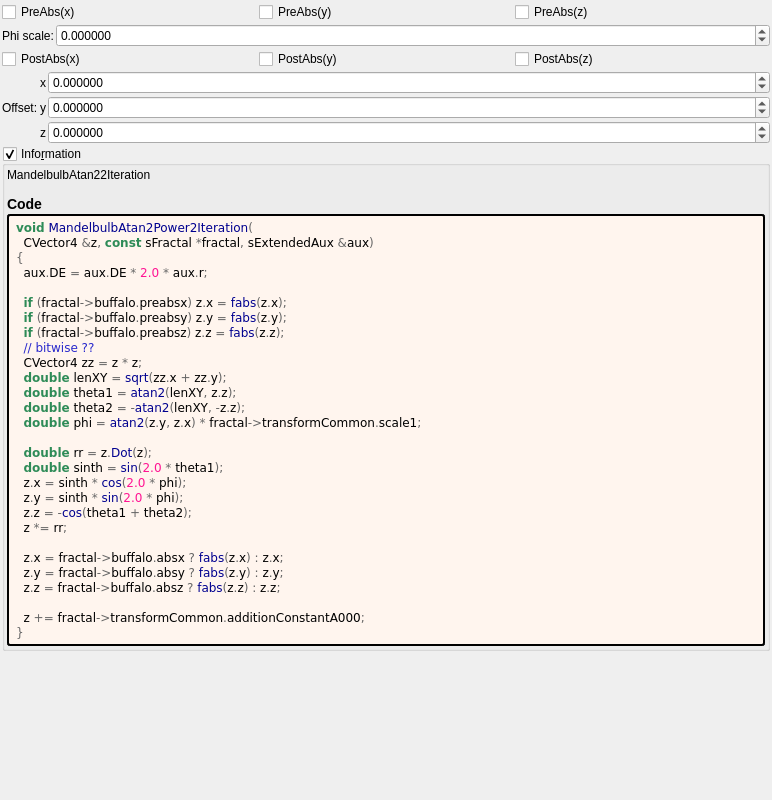
<?xml version="1.0" encoding="UTF-8"?>
<ui version="4.0">
 <class>mandelbulb_atan2_power2</class>
 <widget class="QWidget" name="Form">
  <property name="geometry">
   <rect>
    <x>0</x>
    <y>0</y>
    <width>772</width>
    <height>800</height>
   </rect>
  </property>
  <property name="windowTitle">
   <string notr="true">mandelbulb_atan2_power2</string>
  </property>
  <layout class="QVBoxLayout" name="verticalLayout">
   <property name="spacing">
    <number>2</number>
   </property>
   <property name="leftMargin">
    <number>2</number>
   </property>
   <property name="topMargin">
    <number>2</number>
   </property>
   <property name="rightMargin">
    <number>2</number>
   </property>
   <property name="bottomMargin">
    <number>2</number>
   </property>
   <item>
    <layout class="QGridLayout" name="gridLayout">
     <item row="0" column="2">
      <widget class="MyCheckBox" name="checkBox_buffalo_preabs_z">
       <property name="text">
        <string>PreAbs(z)</string>
       </property>
      </widget>
     </item>
     <item row="0" column="1">
      <widget class="MyCheckBox" name="checkBox_buffalo_preabs_y">
       <property name="text">
        <string>PreAbs(y)</string>
       </property>
      </widget>
     </item>
     <item row="0" column="0">
      <widget class="MyCheckBox" name="checkBox_buffalo_preabs_x">
       <property name="text">
        <string>PreAbs(x)</string>
       </property>
      </widget>
     </item>
    </layout>
   </item>
   <item>
    <layout class="QGridLayout" name="gridLayout_82" columnstretch="0,0,1">
     <property name="spacing">
      <number>2</number>
     </property>
     <item row="2" column="0">
      <widget class="QLabel" name="label_261">
       <property name="text">
        <string>Phi scale:</string>
       </property>
      </widget>
     </item>
     <item row="2" column="1" colspan="2">
      <widget class="MyDoubleSpinBox" name="spinbox_transf_scale_1">
       <property name="sizePolicy">
        <sizepolicy hsizetype="Minimum" vsizetype="Maximum">
         <horstretch>0</horstretch>
         <verstretch>0</verstretch>
        </sizepolicy>
       </property>
       <property name="prefix">
        <string/>
       </property>
       <property name="suffix">
        <string/>
       </property>
       <property name="decimals">
        <number>6</number>
       </property>
       <property name="minimum">
        <double>-99.989999999999995</double>
       </property>
       <property name="maximum">
        <double>99.989999999999995</double>
       </property>
       <property name="singleStep">
        <double>0.100000000000000</double>
       </property>
      </widget>
     </item>
    </layout>
   </item>
   <item>
    <layout class="QGridLayout" name="gridLayout_3">
     <item row="0" column="1">
      <widget class="MyCheckBox" name="checkBox_buffalo_abs_y">
       <property name="text">
        <string notr="true">PostAbs(y)</string>
       </property>
      </widget>
     </item>
     <item row="0" column="0">
      <widget class="MyCheckBox" name="checkBox_buffalo_abs_x">
       <property name="text">
        <string notr="true">PostAbs(x)</string>
       </property>
      </widget>
     </item>
     <item row="0" column="2">
      <widget class="MyCheckBox" name="checkBox_buffalo_abs_z">
       <property name="text">
        <string notr="true">PostAbs(z)</string>
       </property>
      </widget>
     </item>
    </layout>
   </item>
   <item>
    <layout class="QGridLayout" name="gridLayout_64" columnstretch="0,0,0,1">
     <property name="spacing">
      <number>2</number>
     </property>
     <item row="3" column="2">
      <widget class="QLabel" name="label_124">
       <property name="text">
        <string notr="true">z</string>
       </property>
      </widget>
     </item>
     <item row="1" column="2">
      <widget class="QLabel" name="label_123">
       <property name="text">
        <string notr="true">x</string>
       </property>
      </widget>
     </item>
     <item row="1" column="3">
      <widget class="MyDoubleSpinBox" name="spinbox3_transf_addition_constantA_000_x">
       <property name="sizePolicy">
        <sizepolicy hsizetype="Minimum" vsizetype="Maximum">
         <horstretch>0</horstretch>
         <verstretch>0</verstretch>
        </sizepolicy>
       </property>
       <property name="prefix">
        <string/>
       </property>
       <property name="decimals">
        <number>6</number>
       </property>
       <property name="minimum">
        <double>-99.989999999999995</double>
       </property>
       <property name="singleStep">
        <double>0.100000000000000</double>
       </property>
      </widget>
     </item>
     <item row="2" column="3">
      <widget class="MyDoubleSpinBox" name="spinbox3_transf_addition_constantA_000_y">
       <property name="sizePolicy">
        <sizepolicy hsizetype="Minimum" vsizetype="Maximum">
         <horstretch>0</horstretch>
         <verstretch>0</verstretch>
        </sizepolicy>
       </property>
       <property name="decimals">
        <number>6</number>
       </property>
       <property name="minimum">
        <double>-99.989999999999995</double>
       </property>
       <property name="maximum">
        <double>99.989999999999995</double>
       </property>
       <property name="singleStep">
        <double>0.100000000000000</double>
       </property>
      </widget>
     </item>
     <item row="2" column="2">
      <widget class="QLabel" name="label_122">
       <property name="text">
        <string notr="true">y</string>
       </property>
      </widget>
     </item>
     <item row="3" column="3">
      <widget class="MyDoubleSpinBox" name="spinbox3_transf_addition_constantA_000_z">
       <property name="sizePolicy">
        <sizepolicy hsizetype="Minimum" vsizetype="Maximum">
         <horstretch>0</horstretch>
         <verstretch>0</verstretch>
        </sizepolicy>
       </property>
       <property name="decimals">
        <number>6</number>
       </property>
       <property name="minimum">
        <double>-99.989999999999995</double>
       </property>
       <property name="maximum">
        <double>99.989999999999995</double>
       </property>
       <property name="singleStep">
        <double>0.100000000000000</double>
       </property>
      </widget>
     </item>
     <item row="2" column="1">
      <widget class="QLabel" name="label_257">
       <property name="text">
        <string>Offset:</string>
       </property>
      </widget>
     </item>
    </layout>
   </item>
   <item>
    <widget class="MyGroupBox" name="groupCheck_info">
     <property name="title">
      <string>Info&amp;rmation</string>
     </property>
     <property name="flat">
      <bool>false</bool>
     </property>
     <property name="checkable">
      <bool>true</bool>
     </property>
     <layout class="QVBoxLayout" name="verticalLayout_2">
      <property name="spacing">
       <number>2</number>
      </property>
      <property name="leftMargin">
       <number>2</number>
      </property>
      <property name="topMargin">
       <number>2</number>
      </property>
      <property name="rightMargin">
       <number>2</number>
      </property>
      <property name="bottomMargin">
       <number>2</number>
      </property>
      <item>
       <widget class="QLabel" name="label_information_general">
        <property name="text">
         <string notr="true">&lt;p&gt;MandelbulbAtan22Iteration&lt;/p&gt;&lt;table&gt;
&lt;/table&gt;
&lt;h3&gt;Code&lt;/h3&gt;</string>
        </property>
        <property name="wordWrap">
         <bool>true</bool>
        </property>
        <property name="openExternalLinks">
         <bool>true</bool>
        </property>
        <property name="textInteractionFlags">
         <set>Qt::LinksAccessibleByMouse|Qt::TextSelectableByMouse</set>
        </property>
       </widget>
      </item>
      <item>
       <widget class="QLabel" name="label_code_content">
        <property name="styleSheet">
         <string notr="true">border-style: outset; border-width: 2px; border-radius: 3px; border-color: black; background-color: #fff5ee; padding: 4px;</string>
        </property>
        <property name="text">
         <string notr="true">&lt;body style=&quot;background-color:#fff5ee&quot;&gt;
&lt;pre style=&quot;color:#000000; background-color:#fff5ee;  font-family:&#039;Courier New&#039;,monospace;&quot;&gt;&lt;span style=&quot;color:#2e8b57; font-weight:bold&quot;&gt;void&lt;/span&gt; &lt;span style=&quot;color:#00008f&quot;&gt;MandelbulbAtan2Power2Iteration&lt;/span&gt;&lt;span style=&quot;color:#676767&quot;&gt;(&lt;/span&gt;
  CVector4 &lt;span style=&quot;color:#676767&quot;&gt;&amp;amp;&lt;/span&gt;z&lt;span style=&quot;color:#676767&quot;&gt;,&lt;/span&gt; &lt;span style=&quot;color:#2e8b57; font-weight:bold&quot;&gt;const&lt;/span&gt; sFractal &lt;span style=&quot;color:#676767&quot;&gt;*&lt;/span&gt;fractal&lt;span style=&quot;color:#676767&quot;&gt;,&lt;/span&gt; sExtendedAux &lt;span style=&quot;color:#676767&quot;&gt;&amp;amp;&lt;/span&gt;aux&lt;span style=&quot;color:#676767&quot;&gt;)&lt;/span&gt;
&lt;span style=&quot;color:#676767&quot;&gt;{&lt;/span&gt;
  aux&lt;span style=&quot;color:#676767&quot;&gt;.&lt;/span&gt;DE &lt;span style=&quot;color:#676767&quot;&gt;=&lt;/span&gt; aux&lt;span style=&quot;color:#676767&quot;&gt;.&lt;/span&gt;DE &lt;span style=&quot;color:#676767&quot;&gt;*&lt;/span&gt; &lt;span style=&quot;color:#ff1493&quot;&gt;2.0&lt;/span&gt; &lt;span style=&quot;color:#676767&quot;&gt;*&lt;/span&gt; aux&lt;span style=&quot;color:#676767&quot;&gt;.&lt;/span&gt;r&lt;span style=&quot;color:#676767&quot;&gt;;&lt;/span&gt;

  &lt;span style=&quot;color:#2e8b57; font-weight:bold&quot;&gt;if&lt;/span&gt; &lt;span style=&quot;color:#676767&quot;&gt;(&lt;/span&gt;fractal&lt;span style=&quot;color:#676767&quot;&gt;-&amp;gt;&lt;/span&gt;buffalo&lt;span style=&quot;color:#676767&quot;&gt;.&lt;/span&gt;preabsx&lt;span style=&quot;color:#676767&quot;&gt;)&lt;/span&gt; z&lt;span style=&quot;color:#676767&quot;&gt;.&lt;/span&gt;x &lt;span style=&quot;color:#676767&quot;&gt;=&lt;/span&gt; &lt;span style=&quot;color:#00008f&quot;&gt;fabs&lt;/span&gt;&lt;span style=&quot;color:#676767&quot;&gt;(&lt;/span&gt;z&lt;span style=&quot;color:#676767&quot;&gt;.&lt;/span&gt;x&lt;span style=&quot;color:#676767&quot;&gt;);&lt;/span&gt;
  &lt;span style=&quot;color:#2e8b57; font-weight:bold&quot;&gt;if&lt;/span&gt; &lt;span style=&quot;color:#676767&quot;&gt;(&lt;/span&gt;fractal&lt;span style=&quot;color:#676767&quot;&gt;-&amp;gt;&lt;/span&gt;buffalo&lt;span style=&quot;color:#676767&quot;&gt;.&lt;/span&gt;preabsy&lt;span style=&quot;color:#676767&quot;&gt;)&lt;/span&gt; z&lt;span style=&quot;color:#676767&quot;&gt;.&lt;/span&gt;y &lt;span style=&quot;color:#676767&quot;&gt;=&lt;/span&gt; &lt;span style=&quot;color:#00008f&quot;&gt;fabs&lt;/span&gt;&lt;span style=&quot;color:#676767&quot;&gt;(&lt;/span&gt;z&lt;span style=&quot;color:#676767&quot;&gt;.&lt;/span&gt;y&lt;span style=&quot;color:#676767&quot;&gt;);&lt;/span&gt;
  &lt;span style=&quot;color:#2e8b57; font-weight:bold&quot;&gt;if&lt;/span&gt; &lt;span style=&quot;color:#676767&quot;&gt;(&lt;/span&gt;fractal&lt;span style=&quot;color:#676767&quot;&gt;-&amp;gt;&lt;/span&gt;buffalo&lt;span style=&quot;color:#676767&quot;&gt;.&lt;/span&gt;preabsz&lt;span style=&quot;color:#676767&quot;&gt;)&lt;/span&gt; z&lt;span style=&quot;color:#676767&quot;&gt;.&lt;/span&gt;z &lt;span style=&quot;color:#676767&quot;&gt;=&lt;/span&gt; &lt;span style=&quot;color:#00008f&quot;&gt;fabs&lt;/span&gt;&lt;span style=&quot;color:#676767&quot;&gt;(&lt;/span&gt;z&lt;span style=&quot;color:#676767&quot;&gt;.&lt;/span&gt;z&lt;span style=&quot;color:#676767&quot;&gt;);&lt;/span&gt;
  &lt;span style=&quot;color:#2929cc&quot;&gt;// bitwise ??&lt;/span&gt;
  CVector4 zz &lt;span style=&quot;color:#676767&quot;&gt;=&lt;/span&gt; z &lt;span style=&quot;color:#676767&quot;&gt;*&lt;/span&gt; z&lt;span style=&quot;color:#676767&quot;&gt;;&lt;/span&gt;
  &lt;span style=&quot;color:#2e8b57; font-weight:bold&quot;&gt;double&lt;/span&gt; lenXY &lt;span style=&quot;color:#676767&quot;&gt;=&lt;/span&gt; &lt;span style=&quot;color:#00008f&quot;&gt;sqrt&lt;/span&gt;&lt;span style=&quot;color:#676767&quot;&gt;(&lt;/span&gt;zz&lt;span style=&quot;color:#676767&quot;&gt;.&lt;/span&gt;x &lt;span style=&quot;color:#676767&quot;&gt;+&lt;/span&gt; zz&lt;span style=&quot;color:#676767&quot;&gt;.&lt;/span&gt;y&lt;span style=&quot;color:#676767&quot;&gt;);&lt;/span&gt;
  &lt;span style=&quot;color:#2e8b57; font-weight:bold&quot;&gt;double&lt;/span&gt; theta1 &lt;span style=&quot;color:#676767&quot;&gt;=&lt;/span&gt; &lt;span style=&quot;color:#00008f&quot;&gt;atan2&lt;/span&gt;&lt;span style=&quot;color:#676767&quot;&gt;(&lt;/span&gt;lenXY&lt;span style=&quot;color:#676767&quot;&gt;,&lt;/span&gt; z&lt;span style=&quot;color:#676767&quot;&gt;.&lt;/span&gt;z&lt;span style=&quot;color:#676767&quot;&gt;);&lt;/span&gt;
  &lt;span style=&quot;color:#2e8b57; font-weight:bold&quot;&gt;double&lt;/span&gt; theta2 &lt;span style=&quot;color:#676767&quot;&gt;= -&lt;/span&gt;&lt;span style=&quot;color:#00008f&quot;&gt;atan2&lt;/span&gt;&lt;span style=&quot;color:#676767&quot;&gt;(&lt;/span&gt;lenXY&lt;span style=&quot;color:#676767&quot;&gt;, -&lt;/span&gt;z&lt;span style=&quot;color:#676767&quot;&gt;.&lt;/span&gt;z&lt;span style=&quot;color:#676767&quot;&gt;);&lt;/span&gt;
  &lt;span style=&quot;color:#2e8b57; font-weight:bold&quot;&gt;double&lt;/span&gt; phi &lt;span style=&quot;color:#676767&quot;&gt;=&lt;/span&gt; &lt;span style=&quot;color:#00008f&quot;&gt;atan2&lt;/span&gt;&lt;span style=&quot;color:#676767&quot;&gt;(&lt;/span&gt;z&lt;span style=&quot;color:#676767&quot;&gt;.&lt;/span&gt;y&lt;span style=&quot;color:#676767&quot;&gt;,&lt;/span&gt; z&lt;span style=&quot;color:#676767&quot;&gt;.&lt;/span&gt;x&lt;span style=&quot;color:#676767&quot;&gt;) *&lt;/span&gt; fractal&lt;span style=&quot;color:#676767&quot;&gt;-&amp;gt;&lt;/span&gt;transformCommon&lt;span style=&quot;color:#676767&quot;&gt;.&lt;/span&gt;scale1&lt;span style=&quot;color:#676767&quot;&gt;;&lt;/span&gt;

  &lt;span style=&quot;color:#2e8b57; font-weight:bold&quot;&gt;double&lt;/span&gt; rr &lt;span style=&quot;color:#676767&quot;&gt;=&lt;/span&gt; z&lt;span style=&quot;color:#676767&quot;&gt;.&lt;/span&gt;&lt;span style=&quot;color:#00008f&quot;&gt;Dot&lt;/span&gt;&lt;span style=&quot;color:#676767&quot;&gt;(&lt;/span&gt;z&lt;span style=&quot;color:#676767&quot;&gt;);&lt;/span&gt;
  &lt;span style=&quot;color:#2e8b57; font-weight:bold&quot;&gt;double&lt;/span&gt; sinth &lt;span style=&quot;color:#676767&quot;&gt;=&lt;/span&gt; &lt;span style=&quot;color:#00008f&quot;&gt;sin&lt;/span&gt;&lt;span style=&quot;color:#676767&quot;&gt;(&lt;/span&gt;&lt;span style=&quot;color:#ff1493&quot;&gt;2.0&lt;/span&gt; &lt;span style=&quot;color:#676767&quot;&gt;*&lt;/span&gt; theta1&lt;span style=&quot;color:#676767&quot;&gt;);&lt;/span&gt;
  z&lt;span style=&quot;color:#676767&quot;&gt;.&lt;/span&gt;x &lt;span style=&quot;color:#676767&quot;&gt;=&lt;/span&gt; sinth &lt;span style=&quot;color:#676767&quot;&gt;*&lt;/span&gt; &lt;span style=&quot;color:#00008f&quot;&gt;cos&lt;/span&gt;&lt;span style=&quot;color:#676767&quot;&gt;(&lt;/span&gt;&lt;span style=&quot;color:#ff1493&quot;&gt;2.0&lt;/span&gt; &lt;span style=&quot;color:#676767&quot;&gt;*&lt;/span&gt; phi&lt;span style=&quot;color:#676767&quot;&gt;);&lt;/span&gt;
  z&lt;span style=&quot;color:#676767&quot;&gt;.&lt;/span&gt;y &lt;span style=&quot;color:#676767&quot;&gt;=&lt;/span&gt; sinth &lt;span style=&quot;color:#676767&quot;&gt;*&lt;/span&gt; &lt;span style=&quot;color:#00008f&quot;&gt;sin&lt;/span&gt;&lt;span style=&quot;color:#676767&quot;&gt;(&lt;/span&gt;&lt;span style=&quot;color:#ff1493&quot;&gt;2.0&lt;/span&gt; &lt;span style=&quot;color:#676767&quot;&gt;*&lt;/span&gt; phi&lt;span style=&quot;color:#676767&quot;&gt;);&lt;/span&gt;
  z&lt;span style=&quot;color:#676767&quot;&gt;.&lt;/span&gt;z &lt;span style=&quot;color:#676767&quot;&gt;= -&lt;/span&gt;&lt;span style=&quot;color:#00008f&quot;&gt;cos&lt;/span&gt;&lt;span style=&quot;color:#676767&quot;&gt;(&lt;/span&gt;theta1 &lt;span style=&quot;color:#676767&quot;&gt;+&lt;/span&gt; theta2&lt;span style=&quot;color:#676767&quot;&gt;);&lt;/span&gt;
  z &lt;span style=&quot;color:#676767&quot;&gt;*=&lt;/span&gt; rr&lt;span style=&quot;color:#676767&quot;&gt;;&lt;/span&gt;

  z&lt;span style=&quot;color:#676767&quot;&gt;.&lt;/span&gt;x &lt;span style=&quot;color:#676767&quot;&gt;=&lt;/span&gt; fractal&lt;span style=&quot;color:#676767&quot;&gt;-&amp;gt;&lt;/span&gt;buffalo&lt;span style=&quot;color:#676767&quot;&gt;.&lt;/span&gt;absx &lt;span style=&quot;color:#676767&quot;&gt;?&lt;/span&gt; &lt;span style=&quot;color:#00008f&quot;&gt;fabs&lt;/span&gt;&lt;span style=&quot;color:#676767&quot;&gt;(&lt;/span&gt;z&lt;span style=&quot;color:#676767&quot;&gt;.&lt;/span&gt;x&lt;span style=&quot;color:#676767&quot;&gt;) :&lt;/span&gt; z&lt;span style=&quot;color:#676767&quot;&gt;.&lt;/span&gt;x&lt;span style=&quot;color:#676767&quot;&gt;;&lt;/span&gt;
  z&lt;span style=&quot;color:#676767&quot;&gt;.&lt;/span&gt;y &lt;span style=&quot;color:#676767&quot;&gt;=&lt;/span&gt; fractal&lt;span style=&quot;color:#676767&quot;&gt;-&amp;gt;&lt;/span&gt;buffalo&lt;span style=&quot;color:#676767&quot;&gt;.&lt;/span&gt;absy &lt;span style=&quot;color:#676767&quot;&gt;?&lt;/span&gt; &lt;span style=&quot;color:#00008f&quot;&gt;fabs&lt;/span&gt;&lt;span style=&quot;color:#676767&quot;&gt;(&lt;/span&gt;z&lt;span style=&quot;color:#676767&quot;&gt;.&lt;/span&gt;y&lt;span style=&quot;color:#676767&quot;&gt;) :&lt;/span&gt; z&lt;span style=&quot;color:#676767&quot;&gt;.&lt;/span&gt;y&lt;span style=&quot;color:#676767&quot;&gt;;&lt;/span&gt;
  z&lt;span style=&quot;color:#676767&quot;&gt;.&lt;/span&gt;z &lt;span style=&quot;color:#676767&quot;&gt;=&lt;/span&gt; fractal&lt;span style=&quot;color:#676767&quot;&gt;-&amp;gt;&lt;/span&gt;buffalo&lt;span style=&quot;color:#676767&quot;&gt;.&lt;/span&gt;absz &lt;span style=&quot;color:#676767&quot;&gt;?&lt;/span&gt; &lt;span style=&quot;color:#00008f&quot;&gt;fabs&lt;/span&gt;&lt;span style=&quot;color:#676767&quot;&gt;(&lt;/span&gt;z&lt;span style=&quot;color:#676767&quot;&gt;.&lt;/span&gt;z&lt;span style=&quot;color:#676767&quot;&gt;) :&lt;/span&gt; z&lt;span style=&quot;color:#676767&quot;&gt;.&lt;/span&gt;z&lt;span style=&quot;color:#676767&quot;&gt;;&lt;/span&gt;

  z &lt;span style=&quot;color:#676767&quot;&gt;+=&lt;/span&gt; fractal&lt;span style=&quot;color:#676767&quot;&gt;-&amp;gt;&lt;/span&gt;transformCommon&lt;span style=&quot;color:#676767&quot;&gt;.&lt;/span&gt;additionConstantA000&lt;span style=&quot;color:#676767&quot;&gt;;&lt;/span&gt;
&lt;span style=&quot;color:#676767&quot;&gt;}&lt;/span&gt;
&lt;/pre&gt;
&lt;/body&gt;</string>
        </property>
        <property name="wordWrap">
         <bool>true</bool>
        </property>
        <property name="openExternalLinks">
         <bool>true</bool>
        </property>
        <property name="textInteractionFlags">
         <set>Qt::LinksAccessibleByMouse|Qt::TextSelectableByMouse</set>
        </property>
       </widget>
      </item>
     </layout>
    </widget>
   </item>
   <item>
    <spacer name="verticalSpacer">
     <property name="orientation">
      <enum>Qt::Vertical</enum>
     </property>
     <property name="sizeHint" stdset="0">
      <size>
       <width>20</width>
       <height>40</height>
      </size>
     </property>
    </spacer>
   </item>
  </layout>
 </widget>
 <customwidgets>
  <customwidget>
   <class>MyDoubleSpinBox</class>
   <extends>QDoubleSpinBox</extends>
   <header>my_double_spin_box.h</header>
  </customwidget>
  <customwidget>
   <class>MyGroupBox</class>
   <extends>QGroupBox</extends>
   <header>my_group_box.h</header>
   <container>1</container>
  </customwidget>
  <customwidget>
   <class>MyCheckBox</class>
   <extends>QCheckBox</extends>
   <header>my_check_box.h</header>
  </customwidget>
 </customwidgets>
 <tabstops>
  <tabstop>groupCheck_info</tabstop>
 </tabstops>
 <resources/>
 <connections/>
</ui>
